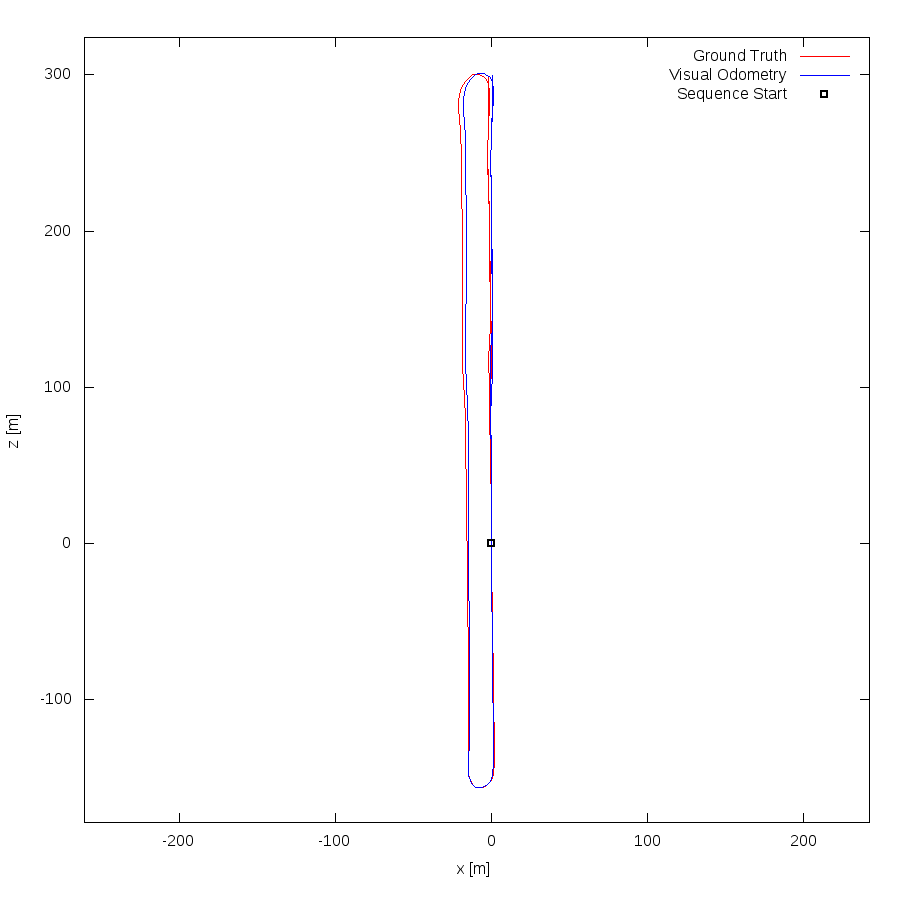

Reproduce this figure in gnuplot.
set term postscript eps enhanced color
set output "17.eps"
set size ratio -1
set xrange [-261:242]
set yrange [-179:324]
set xlabel "x [m]"
set ylabel "z [m]"
plot "17.txt" using 1:2 lc rgb "#FF0000" title 'Ground Truth' w lines,"17.txt" using 3:4 lc rgb "#0000FF" title 'Visual Odometry' w lines,"< head -1 17.txt" using 1:2 lc rgb "#000000" pt 4 ps 1 lw 2 title 'Sequence Start' w points
